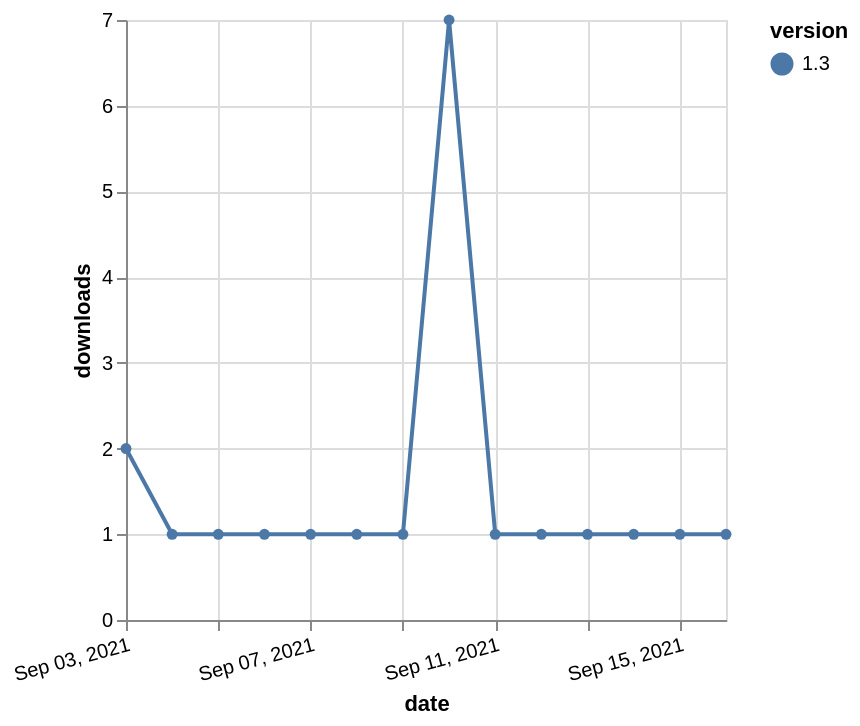

Vega-Lite specification for this chart:
### Vega-Lite specification from a JSON file in a GitHub repository (floating-point values rounded to 4 significant figures)
{"$schema": "https://vega.github.io/schema/vega-lite/v5.json", "description": "A simple bar chart with embedded data.", "data": {"values": [{"date": "2021-09-03", "total": 365, "delta": 2, "version": "1.3"}, {"date": "2021-09-04", "total": 366, "delta": 1, "version": "1.3"}, {"date": "2021-09-05", "total": 367, "delta": 1, "version": "1.3"}, {"date": "2021-09-06", "total": 368, "delta": 1, "version": "1.3"}, {"date": "2021-09-07", "total": 369, "delta": 1, "version": "1.3"}, {"date": "2021-09-08", "total": 370, "delta": 1, "version": "1.3"}, {"date": "2021-09-09", "total": 371, "delta": 1, "version": "1.3"}, {"date": "2021-09-10", "total": 378, "delta": 7, "version": "1.3"}, {"date": "2021-09-11", "total": 379, "delta": 1, "version": "1.3"}, {"date": "2021-09-12", "total": 380, "delta": 1, "version": "1.3"}, {"date": "2021-09-13", "total": 381, "delta": 1, "version": "1.3"}, {"date": "2021-09-14", "total": 382, "delta": 1, "version": "1.3"}, {"date": "2021-09-15", "total": 383, "delta": 1, "version": "1.3"}, {"date": "2021-09-16", "total": 384, "delta": 1, "version": "1.3"}]}, "width": "container", "mark": {"type": "line", "point": {"filled": true}}, "encoding": {"x": {"field": "date", "type": "temporal", "timeUnit": "yearmonthdate", "title": "date", "axis": {"labelAngle": -15}}, "y": {"field": "delta", "type": "quantitative", "title": "downloads"}, "color": {"field": "version", "type": "nominal"}, "tooltip": {"field": "delta"}}}
